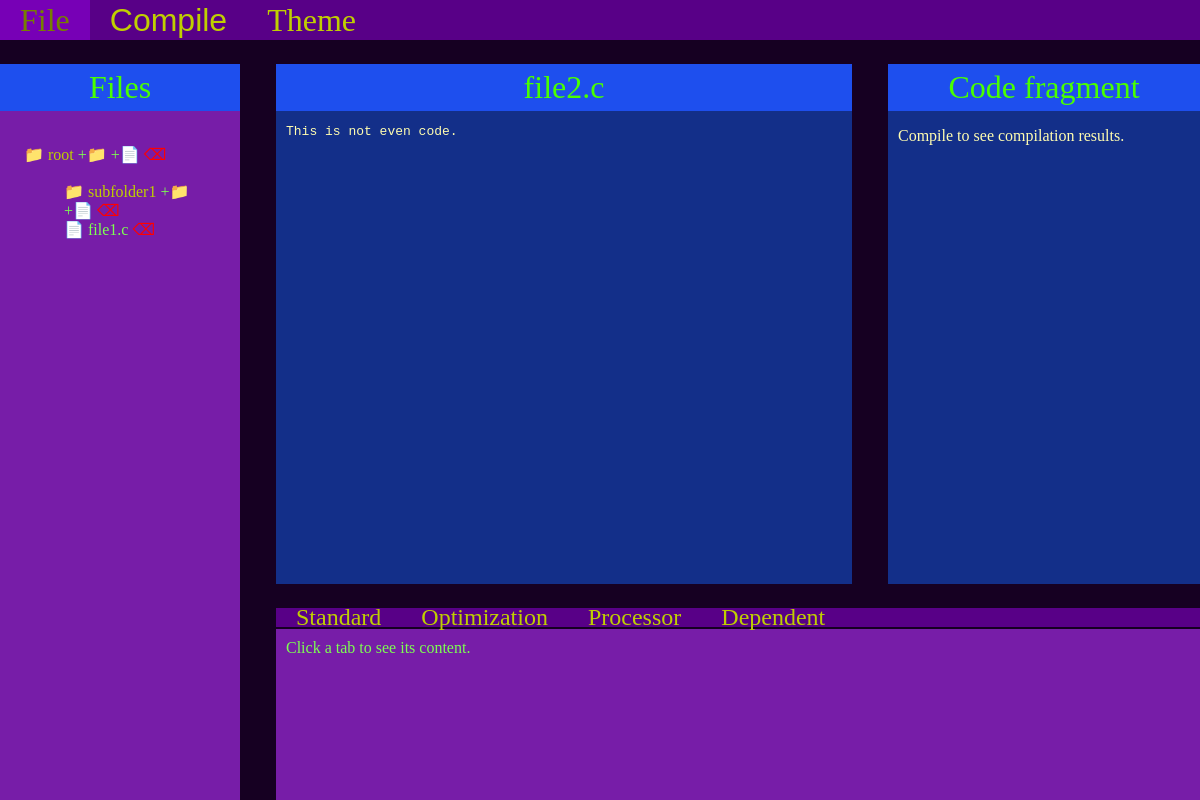
Screenshot of /mainpage/2/ (signed in) with the database file from the repository.
### mainpage/models.py (models this page shows)
class FolderOrFile(models.Model):
	name = models.CharField(max_length=255)
	description = models.TextField(blank=True)
	created_at = models.DateTimeField(auto_now_add=True)
	owner = models.ForeignKey(User, null=True, on_delete=models.CASCADE)
	is_available = models.BooleanField(default=True)
	availability_changed_at = models.DateTimeField(auto_now_add=True)
	last_content_change_at = models.DateTimeField(auto_now=True)
	class Meta:
		abstract = True

class Folder(FolderOrFile):
	parent_folder = models.ForeignKey('self', null=True, blank=True, on_delete=models.SET_NULL, related_name = 'subfolders')

class File(FolderOrFile):
	content = models.TextField()
	parent_folder = models.ForeignKey(Folder, null=True, blank=True, on_delete=models.SET_NULL, related_name = 'subfiles')

### mainpage/views.py (the view, shortened to what this page needs)
# urls.py: path('<int:file_id>/', views.view_file, name='view_file'),
def view_file(request, file_id):
	current_user = request.user
	root_folder = get_rootfolder(current_user)
	current_file = File.objects.filter(owner=current_user, id=file_id)
	if len(current_file) != 1:
		return render(request, 'mainpage/app.html', {
			'root_folder': root_folder,
			'no_current_file': True,
		})
	return render(request, 'mainpage/app.html', {
		'root_folder': root_folder,
		'current_file': current_file[0],
	})

### mainpage/views.py (called while the page is built, shortened)
def get_rootfolder(current_user):
	if not current_user:
		root_folder = Folder.objects.filter(owner__isnull=True, parent_folder__isnull=True, is_available=True)
	else:
		root_folder = Folder.objects.filter(owner=current_user, parent_folder__isnull=True, is_available=True)
	if len(root_folder) > 0:
		return root_folder[0]

### mainpage/templates/mainpage/app.html (shortened to what this page needs)
{% load static %}
<!DOCTYPE html>
<html lang="en">
  <head>
			<link rel="stylesheet" href="{% static 'mainpage/app.css' %}">
  </head>
	<body onload="init()">
		<div class="grid">
			<nav class="menu">
				<a> File </a>
				{% if current_file %}
					<button type="submit" form="compile" formaction="/mainpage/{{current_file.id}}/">Compile</button>
				{% endif %}
				<a onclick="change_theme();"> Theme </a>
			</nav>
			<div class="file_select">
				<div class="header"> Files </div>
        {% include 'mainpage/folder.html' with folder=root_folder %}
			</div>
			<div class="code">
				<div class="header">
					{% if current_file %}
						{{current_file.name}}
					{% elif no_current_file %}
						Sorry, no file with id exists or it's not yours.
					{% else %}
						Select a file to see its content
					{% endif %}
				</div>
				{% if current_file %}
				<pre>{{ current_file.content}}</pre>
				{% endif %}
			</div>
			<div class="code_fragment">
				<div class="header"> Code fragment </div>
					{% if code_fragment %}
					<pre>{{ code_fragment}}</pre>
					{% else %}
					<p style="padding-left:10px">Compile to see compilation results.</p>
					{% endif %}
			</div>
			<div class="tabs">
				<div class="tab_bar">
					<div class="tab" id="standard" onclick="change_tab(this);">Standard</div>
					<div class="tab" id="optimization" onclick="change_tab(this);">Optimization</div>
					<div class="tab" id="processor" onclick="change_tab(this);">Processor</div>
					<div class="tab" id="dependent" onclick="change_tab(this);">Dependent</div>
				</div>
				<div class="tab_content">
					<form id="compile" enctype="multipart/form-data" method="post">
						<div id="tab_default_content">
							<p> Click a tab to see its content. </p>
						</div>
					</form>
				</div>
			</div>
		</div>
	</body>
</html>

### mainpage/templates/mainpage/folder.html
﻿<ul>
  <li class="folder"> {{folder.name}} <a href="{% url 'add_folder' folder.id %}">+📁</a> <a href="{% url 'add_file' folder.id %}">+📄</a> <a class="delete_symbol" href="{% url 'remove_folder' folder.id %}">⌫</a></li>
  <li>
    {% for subfolder in folder.subfolders.all %}
			{% if subfolder.is_available %}
			 {% include 'mainpage/folder.html' with folder=subfolder %}
			{% endif %}
    {% endfor %}
  </li>
	<li>
		<ul>
			{% for subfile in folder.subfiles.all %}
				{% if subfile.is_available %}
					<li class="file"> <a href="{% url 'view_file' subfile.id %}">{{subfile.name}}</a> <a class="delete_symbol" href="{% url 'remove_file' subfile.id %}">⌫</a></li>
				{% endif %}
			{% endfor %}
		</ul>
	</li>
</ul>

### mainpage/static/mainpage/app.css (style rules this page uses)
body { color: var(--text_color); background-color: var(--bg_color); margin: 0; font-family:'Trebuchet MS' }
pre { overflow-x: scroll; overflow-y: scroll; height: 90%; }
.menu, .tab_bar { color: var(--navbars_text_color); background-color: var(--navbars_background_color); }
.file_select, .tab_content { background-color: var(--select_background_color); }
.code, .code_fragment { color: var(--code_text_color); background-color: var(--code_background_color); }
.menu > button { background: none; border: none; padding: 0; }
.header { padding: 5px 0; font-size: xx-large; text-align: center; width: 100%; color: var(--header_text_color); background-color: var(--header_background_color); }
.file_select li a { text-decoration: none; color: var(--select_text_color); background-color: var(--select_background_color); }
.file_select > ul { padding: 0 10%; }
.code > pre, .code_fragment > pre { padding: 0px 10px; }
.folder { color: var(--navbars_text_color); }
.file { color: var(--select_text_color); }
.file_select li { list-style-type: none; padding: 0; text-decoration: none; }
.folder::before { content: '📁'; }
.file::before { content: '📄'; }
.file_select li .delete_symbol { color:red; }
.menu { display: flex; height: 100%; }
.tab_bar { display: inline-flex; width: 100%; height: 10%; }
.tab_content { width: 100%; height: 90%; }
.tab_content p { padding: 10px; margin: 0; color: var(--select_text_color); }
.menu > a, .menu > button { font-size: xx-large; }
.tab { font-size: x-large; }
.menu > a, .menu > button, .tab { display: inline-flex; height: 100%; padding: 0 20px; margin: 0; align-items: center; text-decoration: none; color: var(--navbars_text_color); }
@media all and (min-width: 1001px) and (min-aspect-ratio: 4/3) and (max-aspect-ratio: 16/9) and (not (aspect-ratio: 16/9)) { .grid { --grid_w1: 20vw; --grid_w2: 48vw; --grid_w3: 26vw; --grid_h1: 5vh; --grid_h2: 65vh; --grid_h3: 24vh; } }
@media all and (min-width: 1001px) { .grid { display: grid; grid-template-columns: var(--grid_w1) var(--grid_w2) var(--grid_w3); grid-row-gap: 3vh; grid-column-gap: 3vw; grid-template-rows: var(--grid_h1) var(--grid_h2) var(--grid_h3); height: 100%; margin: 0; } }
@media all and (min-width: 1001px) { .menu { grid-area: 1 / 1 / 2 / 4; } }
@media all and (min-width: 1001px) { .file_select { grid-area: 2 / 1 / 4 / 2; } }
@media all and (min-width: 1001px) { .code { grid-area: 2 / 2 / 3 / 3; } }
@media all and (min-width: 1001px) { .code_fragment { grid-area: 2 / 3 / 3 / 4; } }
@media all and (min-width: 1001px) { .tabs { grid-area: 3 / 2 / 3 / 4; } }

### rows the page displays
Folder: name "root"
Folder: name "subfolder1"
File: name "file1.c"
File: name "file2.c", content "This is not even code."
